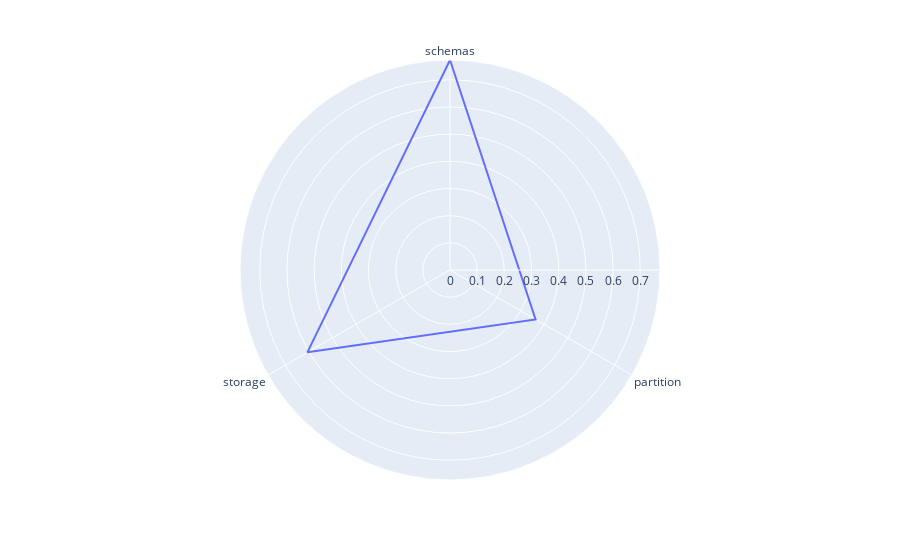

Notebook cell for this chart:
### Markdown cell above
_schemaSDRank.plotRadar()_ shows a figure of the top configuration (vt.predicate.avro) of ranking by schema is optimized towards schema dimension only, ignoring the other two dimension.<br>
The same can be said for ranking with the other dimensions (storage and partition)

### Code cell
schemaSDRank.plotRadar()

### Figure 1 — Plotly figure (JSON) as saved in the notebook; plotly's stock layout.template omitted (floating-point values rounded to 4 significant figures)
{"data": [{"hovertemplate": "r=%{r}<br>theta=%{theta}<extra></extra>", "legendgroup": "", "line": {"color": "#636efa", "dash": "solid"}, "marker": {"symbol": "circle"}, "mode": "lines", "name": "", "r": [0.7727, 0.3636, 0.6061, 0.7727], "showlegend": false, "subplot": "polar", "theta": ["schemas", "partition", "storage", "schemas"], "type": "scatterpolar"}], "layout": {"legend": {"tracegroupgap": 0}, "margin": {"t": 60}, "polar": {"angularaxis": {"direction": "clockwise", "rotation": 90}, "domain": {"x": [0, 1], "y": [0, 1]}}}}
